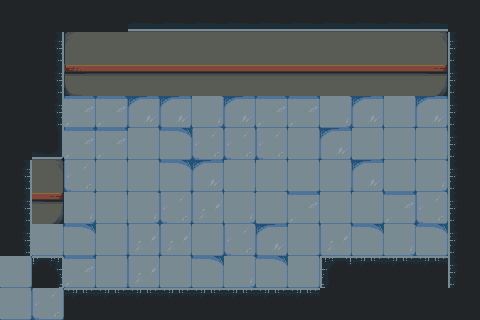

This is a level from a 2D game, rendered from its Tiled map with the project's own tilesets. A one-line summary and the map file follow, with tile-layer data summarised:
An orthogonal 15x10 tile map with 32x32 px tiles, 3 tile layers (floor, roomborders, wall).

<map version="1.4" tiledversion="1.4.1" orientation="orthogonal" renderorder="left-down" width="15" height="10" tilewidth="32" tileheight="32" infinite="0" nextlayerid="4" nextobjectid="1">
 <tileset firstgid="1" name="BaseTiles" tilewidth="32" tileheight="32" tilecount="165" columns="15">
  <image source="../Performance Evaluation_BaseTiles.png" width="480" height="360" />
 </tileset>
 <layer id="2" name="floor" width="15" height="10">
  <data>[150 cells, 150 non-empty, 9 distinct tile ids]</data>
 </layer>
 <layer id="1" name="roomborders" width="15" height="10">
  <data>[150 cells, 52 non-empty, 8 distinct tile ids]</data>
 </layer>
 <layer id="3" name="wall" width="15" height="10">
  <data>[150 cells, 26 non-empty, 6 distinct tile ids]</data>
 </layer>
</map>